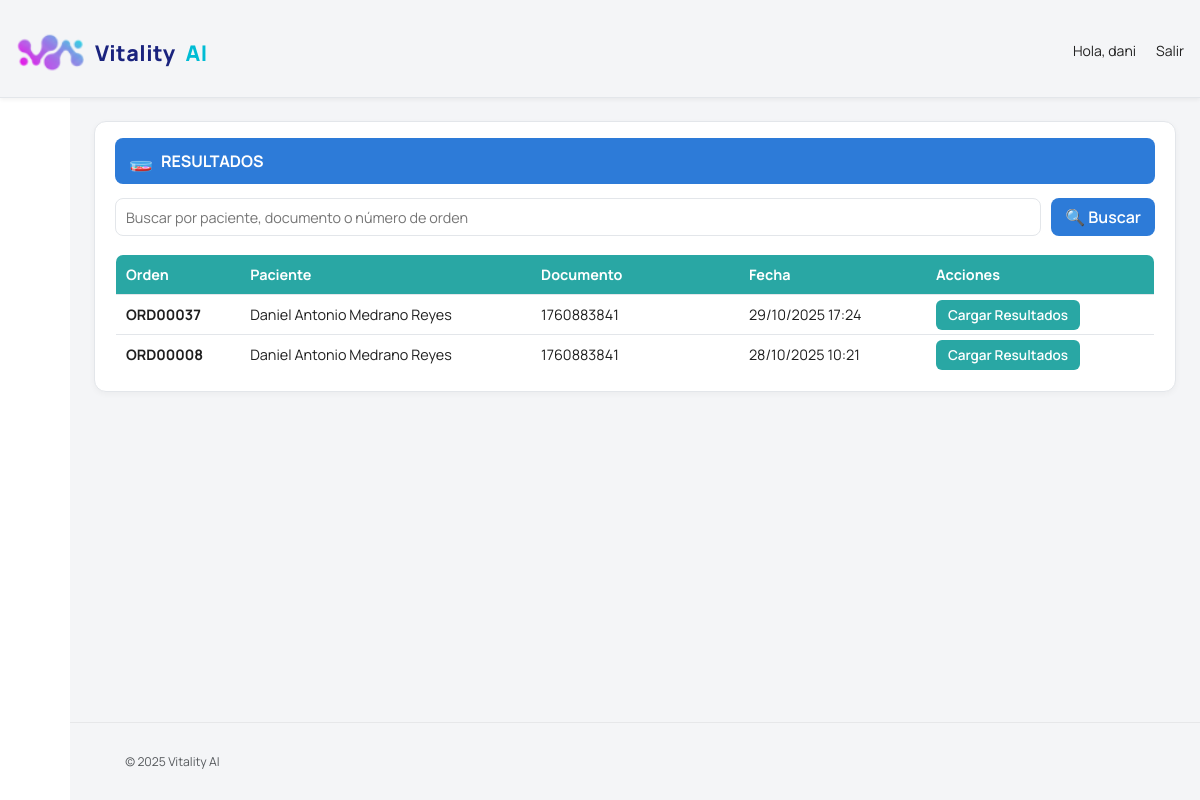
/resultados/lista/ (signed in), run on an earlier commit of the app's database.
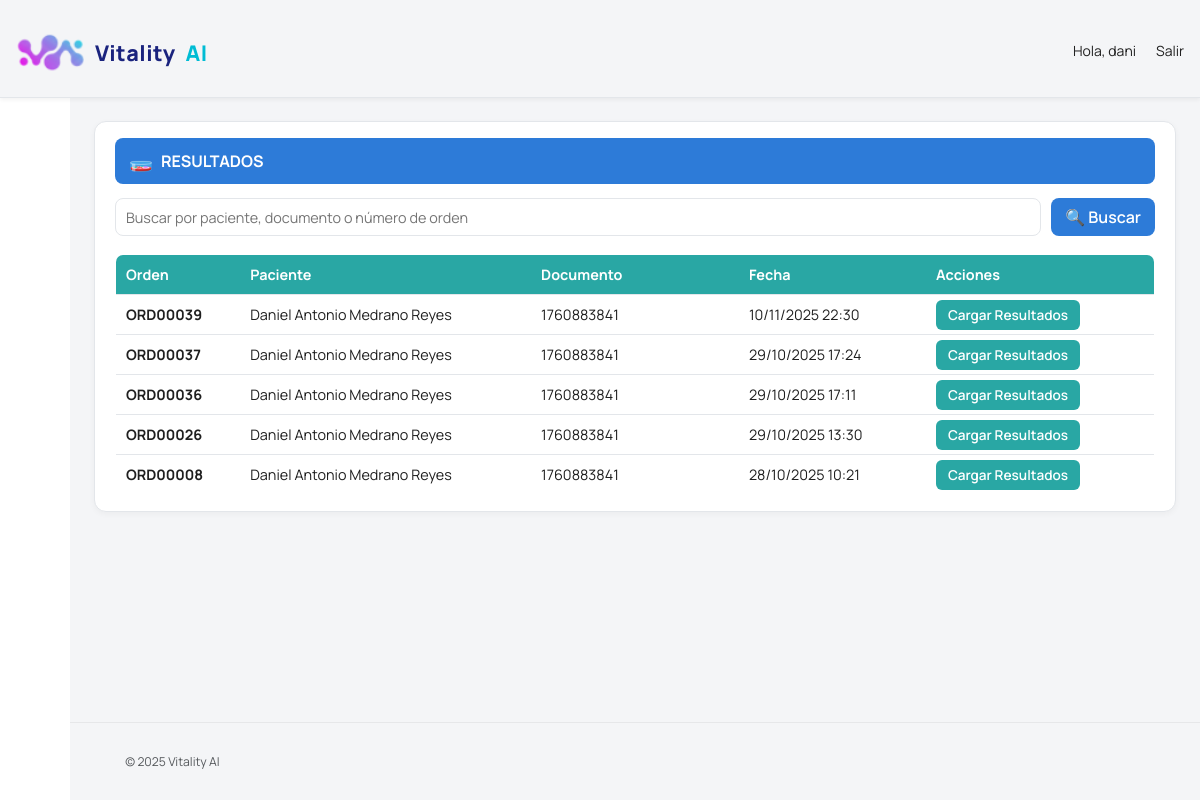
And on a later commit of the database.
### laboratorio/models.py (models this page shows, shortened)
class Orden(models.Model):
    paciente = models.ForeignKey(Paciente, on_delete=models.CASCADE)
    numero_orden = models.CharField(max_length=20, unique=True)
    fecha = models.DateTimeField(auto_now_add=True)
    medico = models.CharField(max_length=150, blank=True, null=True)
    tipo = models.CharField(max_length=20, choices=[('Rutina', 'Rutina'), ('Urgente', 'Urgente')], default='Rutina')
    estado = models.CharField(max_length=20, choices=[
         ('Pendiente', 'Pendiente'),
        ('En proceso', 'En proceso'),
        ('En validación', 'En validación'),
        ('Validado', 'Validado'),
    ], default='Pendiente')
    total = models.DecimalField(max_digits=10, decimal_places=2, default=0.00)
    observaciones = models.TextField(blank=True, null=True)
    equipo = models.ForeignKey(Equipo, on_delete=models.SET_NULL, null=True, blank=True)
    creado_en = models.DateTimeField(auto_now_add=True)
    actualizado_en = models.DateTimeField(auto_now=True)
    creado_por = models.ForeignKey(User, related_name='orden_creado_por', on_delete=models.SET_NULL, null=True, blank=True)
    modificado_por = models.ForeignKey(User, related_name='orden_modificado_por', on_delete=models.SET_NULL, null=True, blank=True)

class Paciente(models.Model):
    documento_identidad = models.CharField(max_length=20, unique=True)
    nombre_completo = models.CharField(max_length=150)
    sexo = models.CharField(max_length=10, choices=[('M', 'Masculino'), ('F', 'Femenino')])
    fecha_nacimiento = models.DateField(null=True, blank=True)
    telefono = models.CharField(max_length=20, blank=True, null=True)
    email = models.EmailField(blank=True, null=True)
    direccion = models.TextField(blank=True, null=True)
    numero_registro = models.PositiveIntegerField(unique=True, editable=False, null=True, blank=True)
    creado_en = models.DateTimeField(auto_now_add=True)
    actualizado_en = models.DateTimeField(auto_now=True)
    creado_por = models.ForeignKey(User, related_name='paciente_creado_por', on_delete=models.SET_NULL, null=True, blank=True)
    modificado_por = models.ForeignKey(User, related_name='paciente_modificado_por', on_delete=models.SET_NULL, null=True, blank=True)

### laboratorio/views.py (the view)
# urls.py: path('resultados/lista/', views.resultados_lista, name='resultados_lista'),
@login_required
def resultados_lista(request):
    from django.db.models import Q
    q = (request.GET.get('q') or '').strip()
    ordenes = (
        Orden.objects
        .filter(examenes__estado__in=['Pendiente', 'En proceso'])
        .select_related('paciente')
        .distinct()
        .order_by('-fecha')
    )
    if q:
        ordenes = ordenes.filter(
            Q(paciente__nombre_completo__icontains=q) |
            Q(paciente__documento_identidad__icontains=q) |
            Q(numero_orden__icontains=q)
        )
    return render(request, 'laboratorio/resultados_lista.html', {
        'ordenes': ordenes,
        'query': q,
    })

### laboratorio/templates/laboratorio/resultados_lista.html (shortened to what this page needs)
{% extends "base_star.html" %}
{% block content %}
<div class="slx-card">
  <div class="slx-title"><span class="icon">🧫</span> RESULTADOS</div>
  <form method="get" class="slx-searchbar">
    <input type="text"
           name="q"
           class="slx-input"
           placeholder="Buscar por paciente, documento o número de orden"
           value="{{ query|default_if_none:'' }}">
    <button type="submit" class="slx-btn">🔍 Buscar</button>
  </form>
  <div class="table-container">
    <table class="slx-table">
      <thead>
        <tr>
          <th style="width:12%">Orden</th>
          <th>Paciente</th>
          <th style="width:20%">Documento</th>
          <th style="width:18%">Fecha</th>
          <th style="width:22%">Acciones</th>
        </tr>
      </thead>
      <tbody>
        {% if ordenes %}
          {% for orden in ordenes %}
          <tr>
            <td><strong>{{ orden.numero_orden }}</strong></td>
            <td>{{ orden.paciente.nombre_completo }}</td>
            <td>{{ orden.paciente.documento_identidad }}</td>
            <td>{{ orden.fecha|date:"d/m/Y H:i" }}</td>
            <td>
              <a href="{% url 'resultados_orden' orden.id %}" class="action-btn">Cargar Resultados</a>
            </td>
          </tr>
          {% endfor %}
        {% else %}
          <tr><td colspan="5" class="slx-empty">No hay órdenes pendientes para cargar resultados.</td></tr>
        {% endif %}
      </tbody>
    </table>
  </div>
</div>
{% endblock %}

What changed in the data, as far as the page shows it:
added Orden: numero_orden "ORD00039", paciente.nombre_completo "Daniel Antonio Medrano Reyes", paciente.documento_identidad "1760883841", fecha "10/11/2025 22:30"
now on this page (row edited): Orden: numero_orden "ORD00036", paciente.nombre_completo "Daniel Antonio Medrano Reyes", paciente.documento_identidad "1760883841", fecha "29/10/2025 17:11"
now on this page (row edited): Orden: numero_orden "ORD00026", paciente.nombre_completo "Daniel Antonio Medrano Reyes", paciente.documento_identidad "1760883841", fecha "29/10/2025 13:30"
